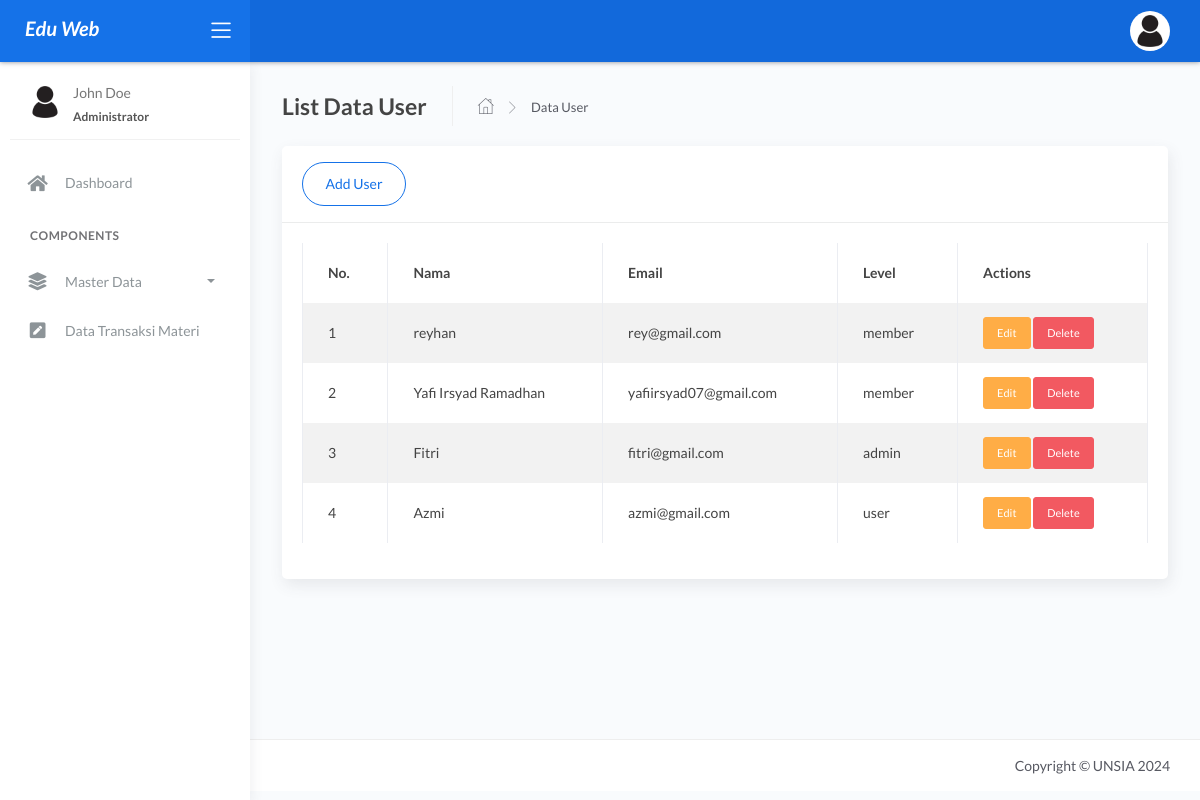
The app's page /index.php/user with its own data.
### tables this page shows
CREATE TABLE `tbl_data_user` (
  `id_user` int(11) UNSIGNED NOT NULL,
  `nama_user` varchar(100) NOT NULL,
  `email_user` varchar(100) NOT NULL,
  `password_user` varchar(255) NOT NULL,
  `level_user` enum('admin','user','member') NOT NULL DEFAULT 'user',
  `tanggal_dibuat` timestamp NOT NULL DEFAULT current_timestamp()
);

### application/libraries/Template.php (called while the page is built, shortened)
<?php
class Template {
    var $data_template = [];
    function set($name, $value){
        $this->data_template[$name] = $value;
    }
    function load($template = '', $fileview = '', $dataview = [], $return = FALSE){
        $this->CI =& get_instance();
        $this->set('content', $this->CI->load->view($fileview, $dataview, TRUE));
        return $this->CI->load->view($template, $this->data_template, $return);
    }
}

### application/controllers/User.php (called while the page is built, shortened)
<?php
class User extends CI_Controller {
    public function index() {
        $data = [
            'title' => 'List Data User',
            'subtitle' => 'Data User',
            'dataUser' => $this->User_model->get_all_users()
        ];
        $this->template->load('index', 'pages/data-user/user', $data);
    }
}

### index.php (called while the page is built, shortened)
<?php
require_once BASEPATH.'core/CodeIgniter.php';

### application/models/User_model.php (called while the page is built, shortened)
<?php
class User_model extends CI_Model {
    public function get_all_users() {
        $query = $this->db->get('tbl_data_user');
        return $query->result();
    }
}

### application/views/pages/data-user/user.php (the view)
<div class="card">
    <div class="card-header">
        <div class="card-title">
            <a href="<?= site_url('user/add')?>" class="btn btn-primary btn-border btn-round">Add User</a>
        </div>
    </div>
    <div class="card-body">
        <div class="table-responsive">
            <table id="example" class="table table-striped table-bordered" style="width:100%">
                <thead>
                    <tr>
                        <th>No.</th>
                        <th>Nama</th>
                        <th>Email</th>
                        <th>Level</th>
                        <th>Actions</th>
                    </tr>
                </thead>
                <tbody>
                    <?php
                    if (!empty($dataUser)) {
                        $no = 1;
                        foreach ($dataUser as $user) {
                    ?>
                    <tr>
                        <td><?= $no++; ?></td>
                        <td><?= $user->nama_user; ?></td>
                        <td><?= $user->email_user; ?></td>
                        <td><?= $user->level_user; ?></td>
                        <td>
                            <a href="<?= site_url('user/edit/'.$user->id_user) ?>" class="btn btn-warning btn-sm">Edit</a>
                            <a href="<?= site_url('user/delete/'.$user->id_user) ?>" class="btn btn-danger btn-sm" onclick="return confirm('Are you sure?')">Delete</a>
                        </td>
                    </tr>
                    <?php
                        }
                    } else {
                        echo '<tr><td colspan="6" class="text-center">No data available</td></tr>';
                    }
                    ?>
                </tbody>
            </table>
        </div>
    </div>
</div>

### records on screen
tbl_data_user: nama_user "reyhan", email_user "rey@gmail.com", level_user "member"
tbl_data_user: nama_user "Yafi Irsyad Ramadhan", email_user "yafiirsyad07@gmail.com", level_user "member"
tbl_data_user: nama_user "Fitri", email_user "fitri@gmail.com", level_user "admin"
tbl_data_user: nama_user "Azmi", email_user "azmi@gmail.com", level_user "user"

### other values on screen
$title "List Data User"
$subtitle "Data User"
